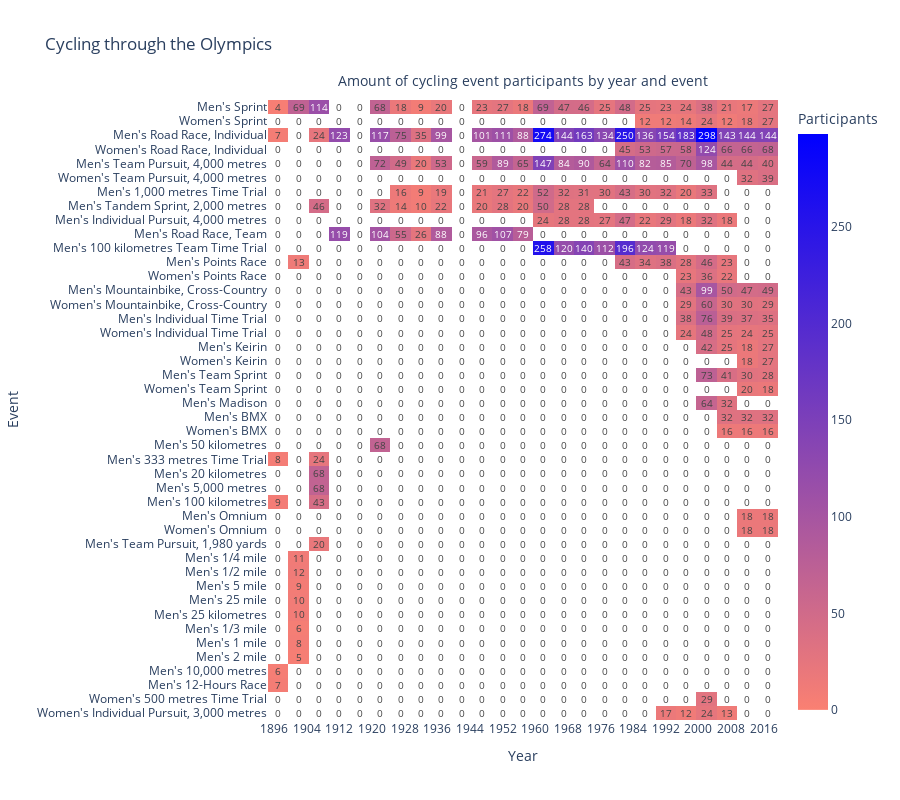

The notebook cell saved with this chart:
### Markdown cell above
### Panagiotis: Cycling (you knew it)

The Olympic games, like most organized sports, has historically excluded women.\
For this reason we'll compare cycling participation of each event over the years, split by gender.\
\
As we can see, women have only been allowed to compete since 1980, and even then it was only one discipline.\
Participation increased slowly, and in 1996 when the more modern MTB and TT events were introduced women were ready at the start.\
Since 2012 the cycling events are homogenous - women and men participate in the same, albeit separated, disciplines.

### Code cell
cycling_df = df_anon[df_anon["Sport"] == "Cycling"].copy()

cycling_df["Event"] = cycling_df["Event"].str.replace(
    "Cycling Women's Team Pursuit",
    "Cycling Women's Team Pursuit, 4,000 metres",
)

def cycling_base_event(cycling_event):
    cycling_event = cycling_event.replace("Cycling ", "")
    cycling_event = cycling_event.replace("Men's ", "")
    cycling_event = cycling_event.replace("Women's ", "")
    return cycling_event

cycling_df.loc[:, "Base Event"] = cycling_df["Event"].apply(cycling_base_event)

unique_cycling_events = cycling_df["Base Event"].unique()

men_event_amount = (cycling_df[cycling_df["Sex"] == "M"].groupby("Base Event")["Year"].nunique())
sorted_base_events = sorted(unique_cycling_events, key=lambda x: men_event_amount.get(x, 0), reverse=True)

cycling_df["Grouped Event"] = cycling_df.apply(lambda cycling_heatmap_row: f"{"Men's" if cycling_heatmap_row["Sex"] == "M" else "Women's"} {cycling_heatmap_row["Base Event"]}", axis=1)

cycling_heatmap_data = cycling_df.groupby(["Grouped Event", "Year"])["ID"].count().reset_index()
cycling_heatmap_data["Base Event"] = cycling_heatmap_data["Grouped Event"].apply(lambda x: x.split(" ", 1)[1])

cycling_heatmap_data["Base Event Order"] = cycling_heatmap_data["Base Event"].apply(lambda x: sorted_base_events.index(x))
cycling_heatmap_data["Gender"] = cycling_heatmap_data["Grouped Event"].apply(lambda x: x.split(" ", 1)[0])
cycling_heatmap_data = cycling_heatmap_data.sort_values(by=["Base Event Order", "Gender"])

cycling_heatmap_data = cycling_heatmap_data.drop(columns=["Base Event", "Base Event Order", "Gender"])
cycling_heatmap_data = cycling_heatmap_data.iloc[::-1]

cycling_color_scale = [[0.0, "white"], [0.001, "salmon"], [1.0, "blue"]]

cycling_heatmap_fig = px.density_heatmap(
    cycling_heatmap_data,
    x="Year",
    y="Grouped Event",
    z="ID",
    nbinsx=int((cycling_df["Year"].max()-cycling_df["Year"].min()+4)/4),
    color_continuous_scale=cycling_color_scale,
    title="Cycling through the Olympics",
    labels={"ID": "Number of Participants"},
    height=800,
    text_auto=True,
)

cycling_heatmap_end_year = cycling_df["Year"].max()
cycling_heatmap_tick_vals = list(range(1896, cycling_heatmap_end_year + 1, 8))


cycling_heatmap_fig.update_layout(
    xaxis_title="Year",
    yaxis_title="Event",
    coloraxis_colorbar={"title": "Participants"},
    xaxis=dict(tickmode="array", tickvals=cycling_heatmap_tick_vals)
    
)

cycling_heatmap_fig.add_annotation(
    text="Amount of cycling event participants by year and event", xref="paper", yref="paper", x=0.5, y=1.05, showarrow=False, font=dict(size=14))

cycling_heatmap_fig.show()

### Figure 1 — Plotly figure (JSON) as saved in the notebook; plotly's stock layout.template omitted (floating-point values rounded to 4 significant figures; data arrays with more than 128 entries replaced by an {"elided": "..."} marker saying what was removed)
{"data": [{"coloraxis": "coloraxis", "histfunc": "sum", "hovertemplate": "Year=%{x}<br>Grouped Event=%{y}<br>sum of Number of Participants=%{z}<extra></extra>", "name": "", "nbinsx": 31, "texttemplate": "%{z}", "type": "histogram2d", "x": {"elided": "248 int values"}, "xaxis": "x", "xbingroup": "x", "y": {"elided": "248 str values"}, "yaxis": "y", "ybingroup": "y", "z": {"elided": "248 int values"}}], "layout": {"annotations": [{"font": {"size": 14}, "showarrow": false, "text": "Amount of cycling event participants by year and event", "x": 0.5, "xref": "paper", "y": 1.05, "yref": "paper"}], "coloraxis": {"colorbar": {"title": {"text": "Participants"}}, "colorscale": [[0, "white"], [0.001, "salmon"], [1, "blue"]]}, "height": 800, "legend": {"tracegroupgap": 0}, "title": {"text": "Cycling through the Olympics"}, "xaxis": {"anchor": "y", "domain": [0, 1], "tickmode": "array", "tickvals": [1896, 1904, 1912, 1920, 1928, 1936, 1944, 1952, 1960, 1968, 1976, 1984, 1992, 2000, 2008, 2016], "title": {"text": "Year"}}, "yaxis": {"anchor": "x", "domain": [0, 1], "title": {"text": "Event"}}}}
